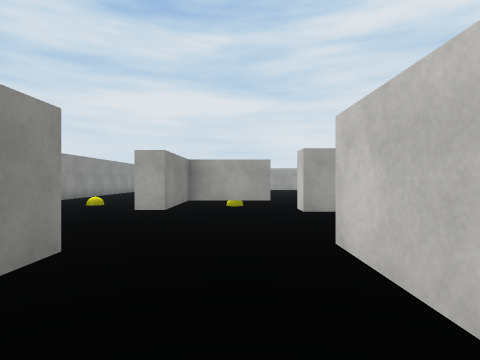
[1] (above)

24 first-person views from a walk through a scene from a Unity 3-D project. The camera is 1.5 m above the floor, looks level and sees 80° across. The floor is counted in squares, 2 m on a side. Each view is taken from the middle of a square. On the plan, view 1 faces up. The plan holds only what a view shows up to about 10 squares ahead; the rest is blank. The place goes on beyond the plan. The player is left out. Surface patterns are stand-ins for the level's own textures.

[2]
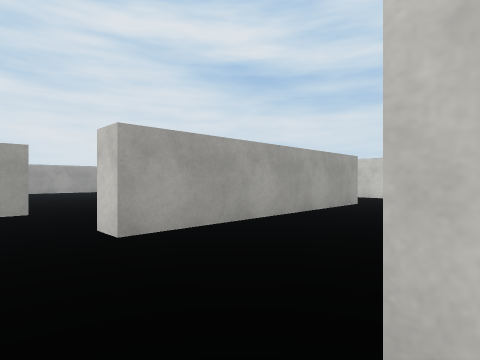

[3]
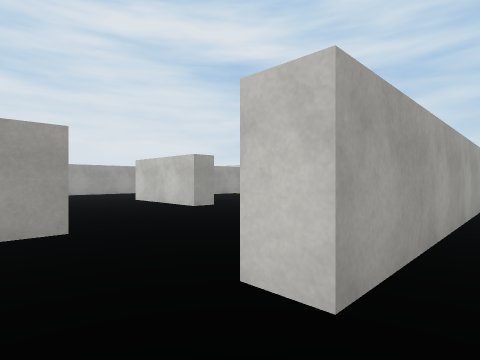

[4]
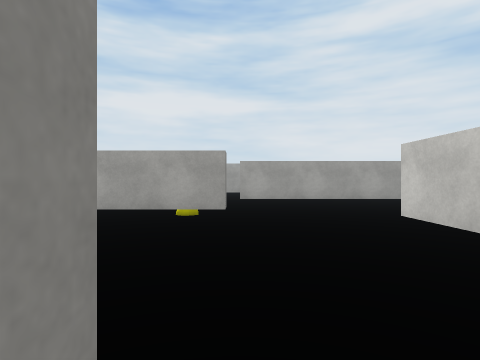

[5]
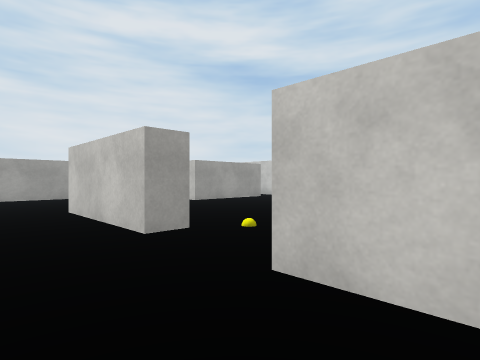

[6]
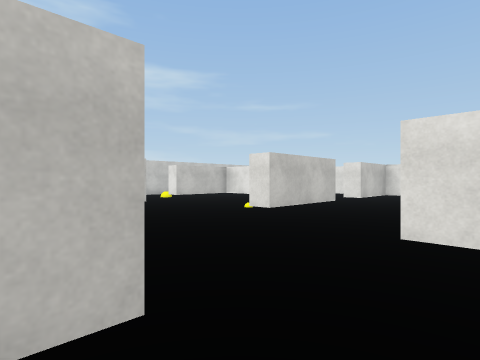

[7]
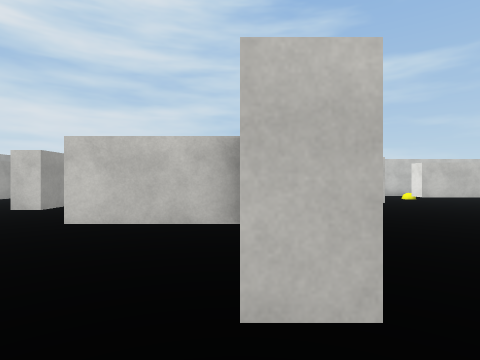

[8]
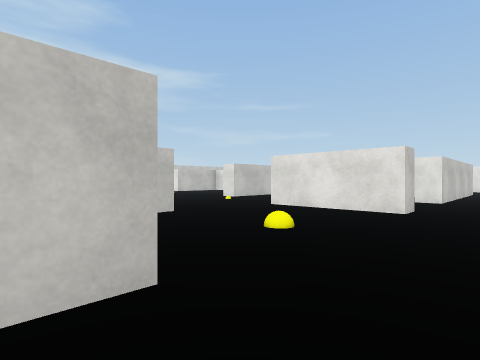

[9]
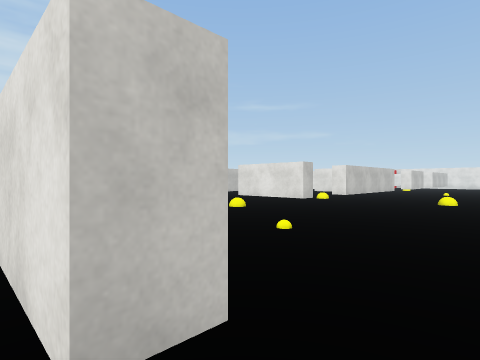

[10]
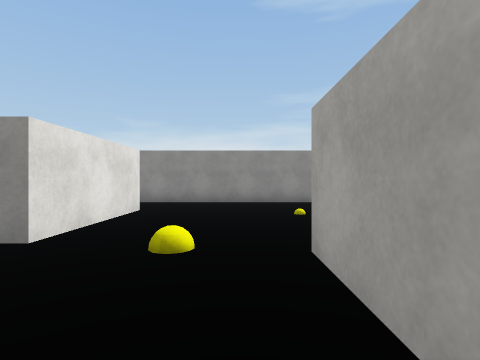

[11]
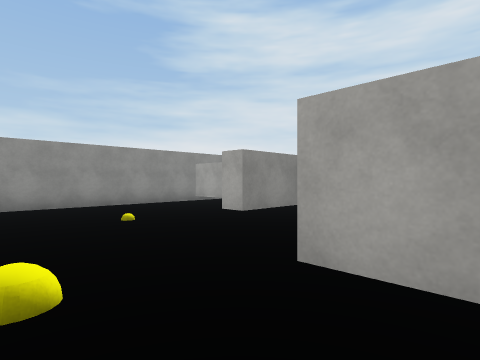

[12]
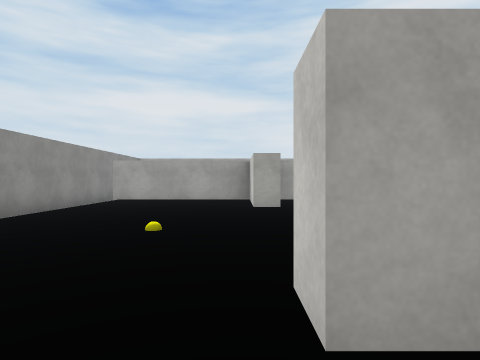

[13]
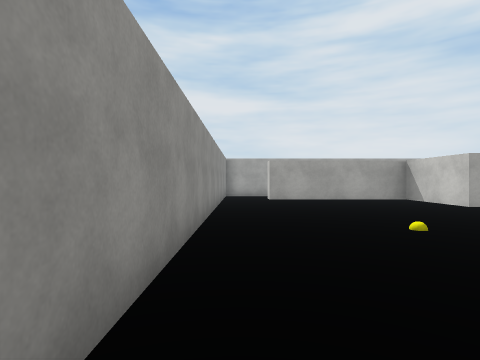

[14]
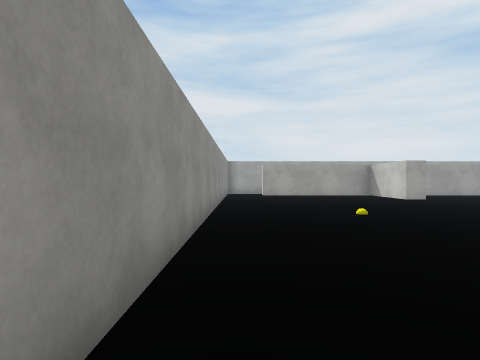

[15]
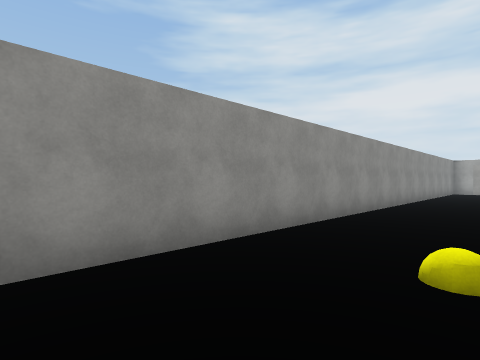

[16]
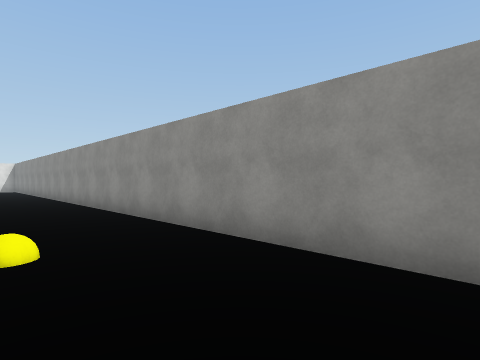

[17]
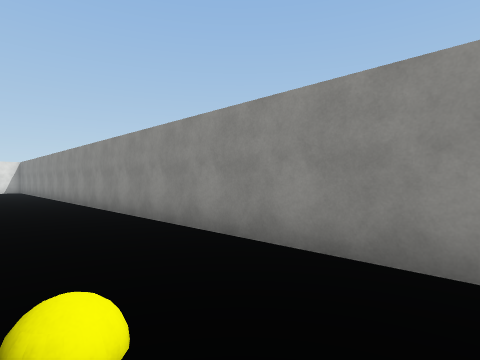

[18]
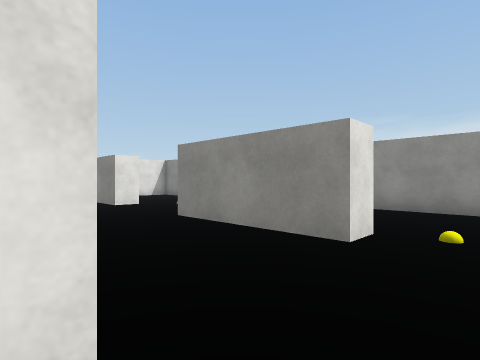

[19]
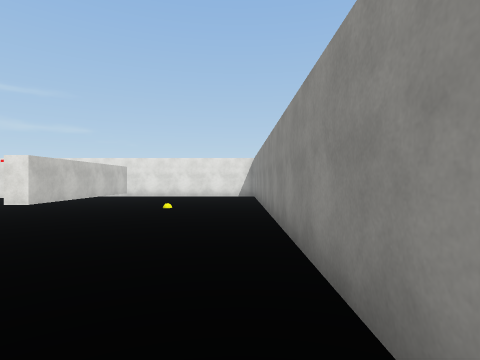

[20]
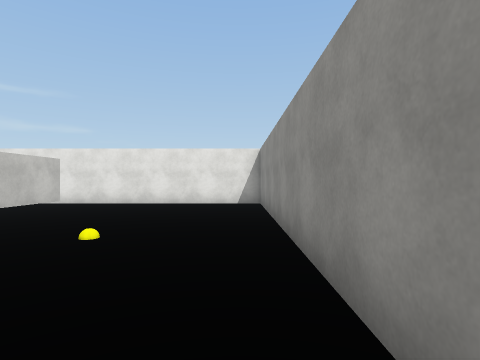

[21]
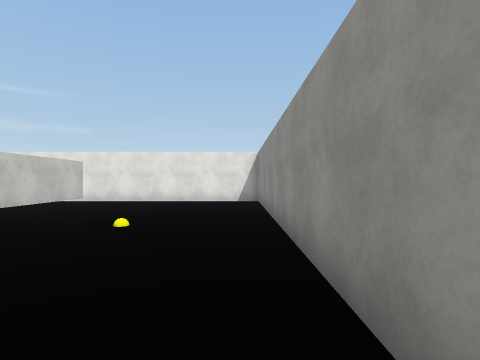

[22]
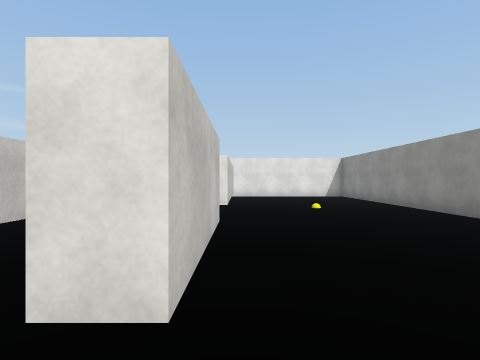

[23]
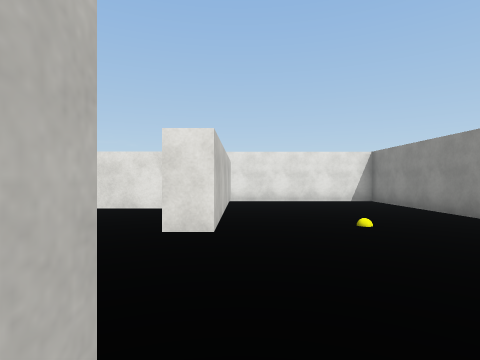

[24]
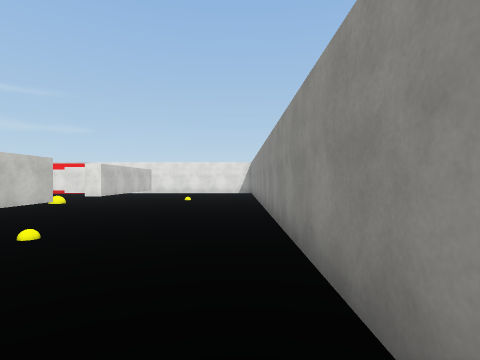

### Floor plan
Key: @ floor where view 1 was taken; # wall or solid block; . floor; B yellow ball; T thing the floor can be seen under or through; O other object.
Columns run from 7 left of view 1 to 10 right of it. Each row starts with its distance up from view 1.
 21 #...           #
 20 #.......     ...
 19 #.......   ....
 18 #.TTTTTT##..#
 17 #.....T....#..
 16 #..........#..
 15 #...O....####
 14 #............
 13 #......B..... ...
 12 #.....TT......##.
 11 #..........#....
 10 #..........#......
  9 #..B..#....#O...#.
  8 # ....#O..... ..#.
  7 #.....##...#.    .
  6 #.....#....#.... .
  5 #.. ..# .#####..#.
  4 #..    ..   ...
  3 #..  .  .
  2 #...B.#.#
  1 #.....#.#
  0 #.....#@#
 -1 #.......#
 -2 #.......
 -3 #.....#O
 -4 #.....T.
 -5 #..B..TT.
 -6 #.....T..
 -7 #.....T..
 -8 #.......
 -9 #.......
-10 ########

Positions as (right, up) in squares from view 1, and headings:
1: (0, 0), facing up
2: (0, 2), facing up-right
3: (0, 4), facing up-right
4: (1, 7), facing up
5: (2, 6), facing up-right
6: (0, 15), facing down-right
7: (0, 15), facing right
8: (-3, 17), facing down-right
9: (-6, 19), facing down-right
10: (3, 14), facing left
11: (2, 13), facing up-left
12: (-2, 11), facing up
13: (-6, 11), facing up
14: (-6, 9), facing up
15: (-4, 6), facing up-left
16: (-4, 12), facing down-left
17: (-4, 10), facing down-left
18: (1, 3), facing down-left
19: (-6, 3), facing down
20: (-6, -1), facing down
21: (-6, 0), facing down
22: (-2, 3), facing down
23: (-2, 0), facing down
24: (-6, 6), facing down
